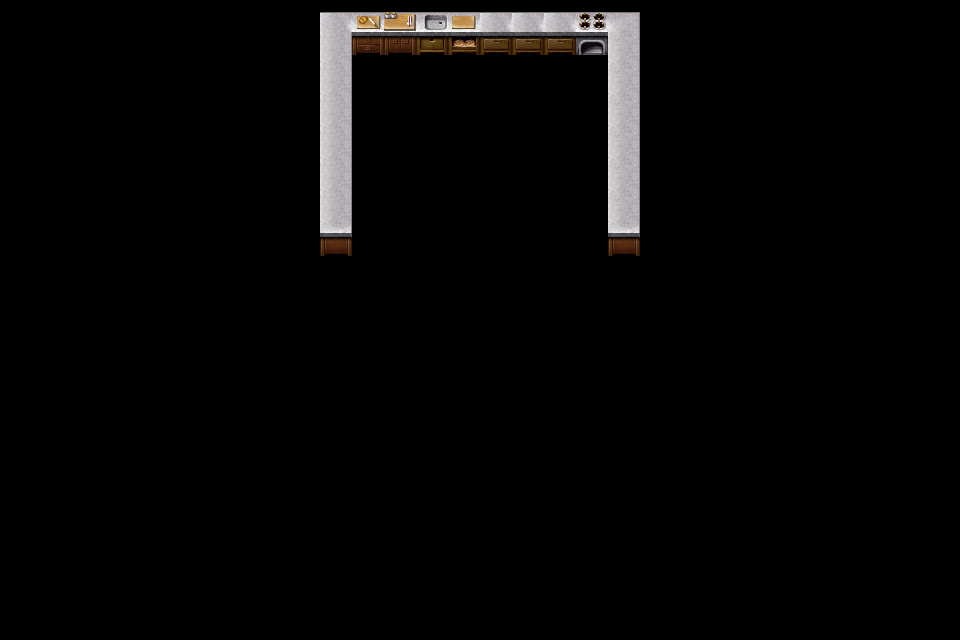

This is a level from a 2D game, rendered from its Tiled map with the project's own tilesets. A one-line summary and the complete map file follow:
An orthogonal 30x20 tile map with 32x32 px tiles, 1 tile layer (Tile Layer 1).

<map version="1.9" tiledversion="1.9.2" orientation="orthogonal" renderorder="right-down" width="30" height="20" tilewidth="32" tileheight="32" infinite="0" nextlayerid="2" nextobjectid="1">
 <tileset firstgid="1" source="kitchenCabnets.tsx" />
 <layer id="1" name="Tile Layer 1" width="30" height="20">
  <data encoding="csv">
0,0,0,0,0,0,0,0,0,0,49,51,50,2,18,49,49,49,8,56,0,0,0,0,0,0,0,0,0,0,
0,0,0,0,0,0,0,0,0,0,57,59,58,10,26,11,11,11,16,64,0,0,0,0,0,0,0,0,0,0,
0,0,0,0,0,0,0,0,0,0,57,0,0,0,0,0,0,0,0,64,0,0,0,0,0,0,0,0,0,0,
0,0,0,0,0,0,0,0,0,0,57,0,0,0,0,0,0,0,0,64,0,0,0,0,0,0,0,0,0,0,
0,0,0,0,0,0,0,0,0,0,57,0,0,0,0,0,0,0,0,64,0,0,0,0,0,0,0,0,0,0,
0,0,0,0,0,0,0,0,0,0,57,0,0,0,0,0,0,0,0,64,0,0,0,0,0,0,0,0,0,0,
0,0,0,0,0,0,0,0,0,0,57,0,0,0,0,0,0,0,0,64,0,0,0,0,0,0,0,0,0,0,
0,0,0,0,0,0,0,0,0,0,72,0,0,0,0,0,0,0,0,72,0,0,0,0,0,0,0,0,0,0,
0,0,0,0,0,0,0,0,0,0,0,0,0,0,0,0,0,0,0,0,0,0,0,0,0,0,0,0,0,0,
0,0,0,0,0,0,0,0,0,0,0,0,0,0,0,0,0,0,0,0,0,0,0,0,0,0,0,0,0,0,
0,0,0,0,0,0,0,0,0,0,0,0,0,0,0,0,0,0,0,0,0,0,0,0,0,0,0,0,0,0,
0,0,0,0,0,0,0,0,0,0,0,0,0,0,0,0,0,0,0,0,0,0,0,0,0,0,0,0,0,0,
0,0,0,0,0,0,0,0,0,0,0,0,0,0,0,0,0,0,0,0,0,0,0,0,0,0,0,0,0,0,
0,0,0,0,0,0,0,0,0,0,0,0,0,0,0,0,0,0,0,0,0,0,0,0,0,0,0,0,0,0,
0,0,0,0,0,0,0,0,0,0,0,0,0,0,0,0,0,0,0,0,0,0,0,0,0,0,0,0,0,0,
0,0,0,0,0,0,0,0,0,0,0,0,0,0,0,0,0,0,0,0,0,0,0,0,0,0,0,0,0,0,
0,0,0,0,0,0,0,0,0,0,0,0,0,0,0,0,0,0,0,0,0,0,0,0,0,0,0,0,0,0,
0,0,0,0,0,0,0,0,0,0,0,0,0,0,0,0,0,0,0,0,0,0,0,0,0,0,0,0,0,0,
0,0,0,0,0,0,0,0,0,0,0,0,0,0,0,0,0,0,0,0,0,0,0,0,0,0,0,0,0,0,
0,0,0,0,0,0,0,0,0,0,0,0,0,0,0,0,0,0,0,0,0,0,0,0,0,0,0,0,0,0
</data>
 </layer>
</map>
